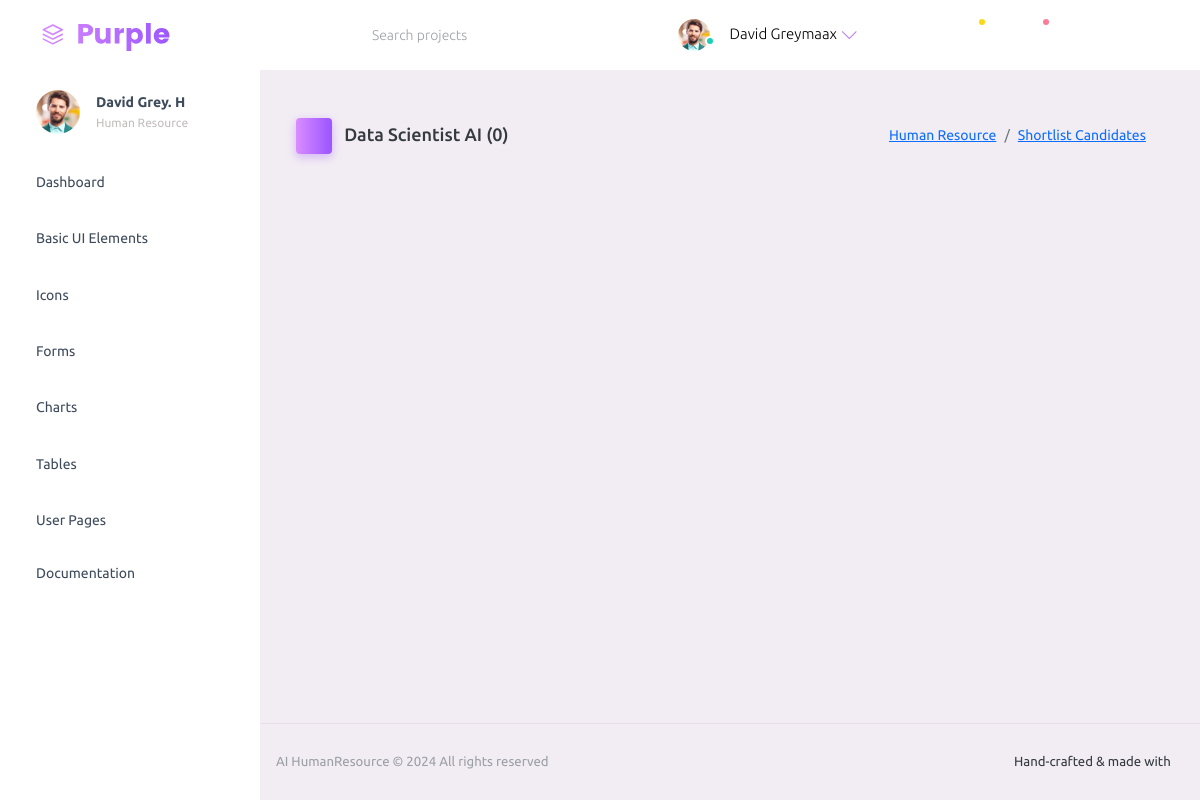
Page /shortlist/1 on the earlier database version.
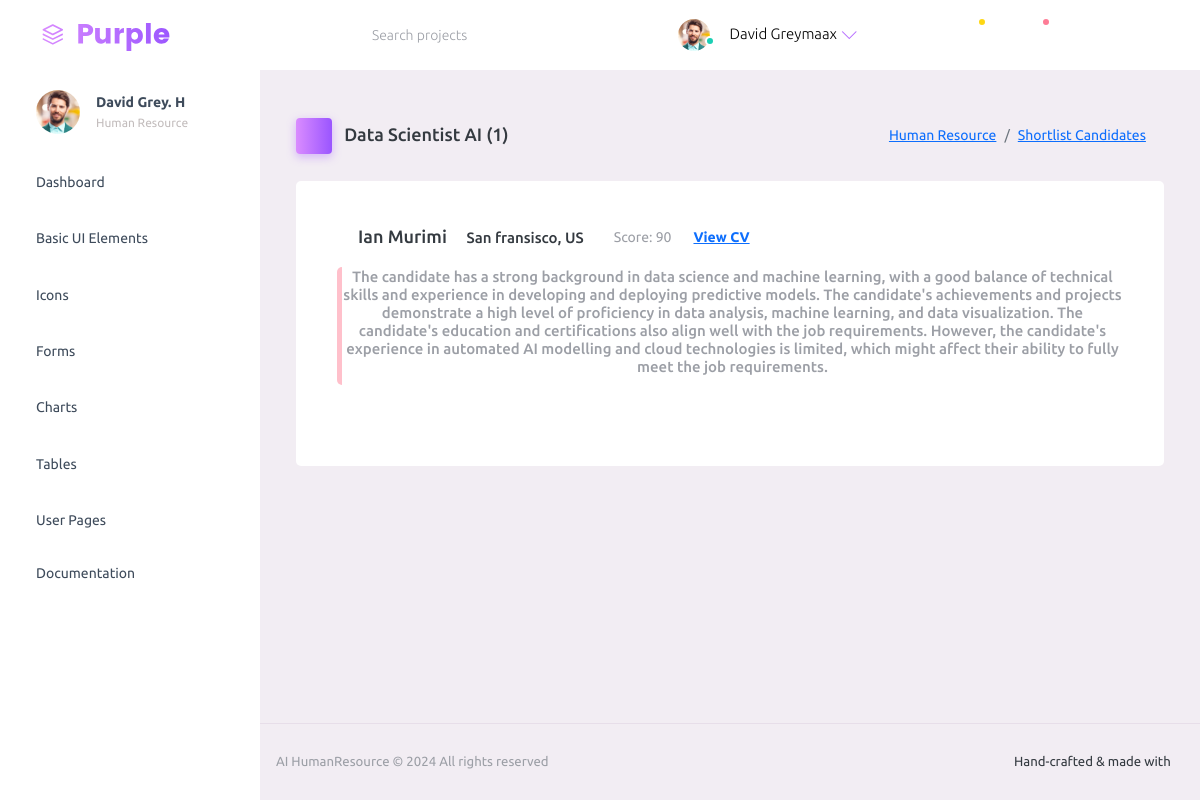
Same page on the later database version.
### HumanResource/models.py (models this page shows, shortened)
class ShortList(models.Model):
    applicant = models.ForeignKey(Applicant, on_delete=models.CASCADE, related_name='shortlisted_jobs')
    job = models.ForeignKey(Job, on_delete=models.CASCADE, related_name='shortlist')
    score = models.IntegerField()
    summary = models.CharField(max_length=1000)

class Applicant(models.Model):
    first_name = models.CharField(max_length=100)
    last_name = models.CharField(max_length=100)
    gender = models.CharField(max_length=20, choices=genders)
    email = models.EmailField()
    country = models.CharField(max_length=100, choices=locations)
    cv = models.FileField(upload_to='cvs/', validators=[validate_pdf])
    job = models.ForeignKey(Job, on_delete=models.CASCADE, related_name='applicants')

### HumanResource/views.py (the view)
# urls.py: path('shortlist/<int:job_id>', views.shortlist, name='shortlist'),
def shortlist(request, job_id):
    job = Job.objects.get(id=job_id)
    shortlisted = job.shortlist.all().count()
    short_list = job.shortlist.all().order_by('-score')
    return render(request, 'app/shortlist.html', locals())

### HumanResource/templates/app/shortlist.html (shortened to what this page needs)
{% extends 'app/index.html' %}
{% load static %}
{% block body %}
<div class="page-header">
    <h3 class="page-title">
      <span class="page-title-icon bg-gradient-primary text-white me-2">
        <i class="mdi mdi-list-status"></i>
      </span> {{ job.job_title }} ({{ shortlisted }})
    </h3>
    <nav aria-label="breadcrumb">
      <ol class="breadcrumb">
        <li class="breadcrumb-item"><a href="{% url 'human-resource' %}">Human Resource</a></li>
        <li class="breadcrumb-item"><a href="{% url 'shortlist-candidates' job.id %}">Shortlist Candidates</a></li>
      </ol>
    </nav>
</div>
{% if short_list %}
{% for applicant in short_list %}
<div class="row">
    <div class="col-12 grid-margin">
      <div class="card">
        <div class="card-body">
            <div class="row">
                <div class="d-flex flex-row">
                    <h4 class="card-title"><i class="mdi mdi-check-all text-success" style="font-size: 23px;"></i>
                       {{ applicant.applicant.first_name }} {{ applicant.applicant.last_name}}</h4>
                    <h6 style="margin: 8px;"><i class="mdi mdi-map-marker-outline"></i>{{ applicant.applicant.country }}</h6>
                    <small class="text-muted" style="margin: 8px;"><i class="mdi mdi-scale-balance"></i> Score: {{ applicant.score }}</small>
                    <a href="{{ applicant.applicant.cv.url }}" class="btn btn-link btn-sm"> View CV</a>
                </div>
            </div>
            <div class="row">
              <div class="col-md-12 stretch-card grid-margin">
                <a class="btn" style="padding: 0px !important;" href="#">
                <div class="card"  style="border-left: 5px solid pink; margin-top: 4px;">
                  <div class="card-body" style="padding: 1px;">
                    <h6 class="text-muted">{{ applicant.summary }}</h6>
                  </div>
                </div>
              </a>
              </div>
            </div>
        </div>
      </div>
    </div>
  </div>
{% endfor %}
{% endif %}
{% endblock body %}

Differences in the rows shown:
added ShortList: applicant.first_name "Ian", applicant.last_name "Murimi", applicant.country "San fransisco, US", score "90", summary "The candidate has a strong background in data science and machine learning, with a good balance of technical skills and experience in developing and deploying predictive models. The candidate's achievements and projects demonstrate a high level of proficiency in data analysis, machine learning, and data visualization. The candidate's education and certifications also align well with the job requirements. However, the candidate's experience in automated AI modelling and cloud technologies is limited, which might affect their ability to fully meet the job requirements."
Other differences:
{{ shortlisted }}: "0" → "1"
